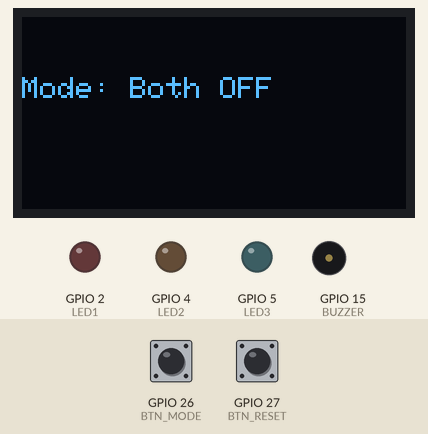
Simulated run of this program. Board: ESP32. Shown: 128×64 one-colour display, output pins drawn as LEDs (lit = HIGH), buzzer (waves = sounding). The test bench sets the inputs (shaded band); at power-on: GPIO 27 (BTN_RESET) HIGH, GPIO 26 (BTN_MODE) HIGH.

Above: at 1.2 s.
1.3 s: GPIO 27 (BTN_RESET) pulled LOW for 0.15 s
At 1.9 s:
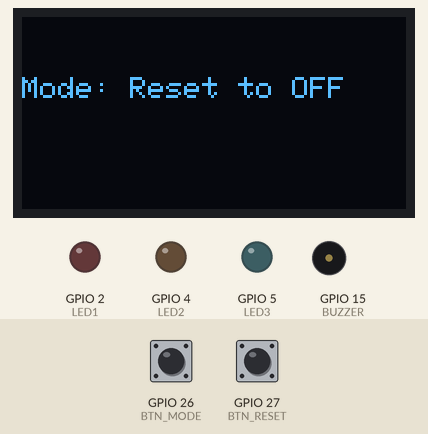
3.0 s: GPIO 26 (BTN_MODE) pulled LOW for 0.15 s
At 3.5 s:
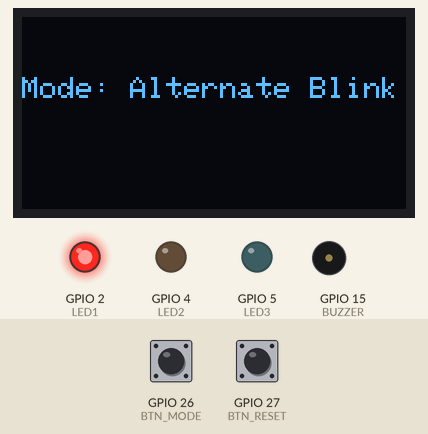
4.6 s: GPIO 26 (BTN_MODE) pulled LOW for 1 s
At 5.5 s:
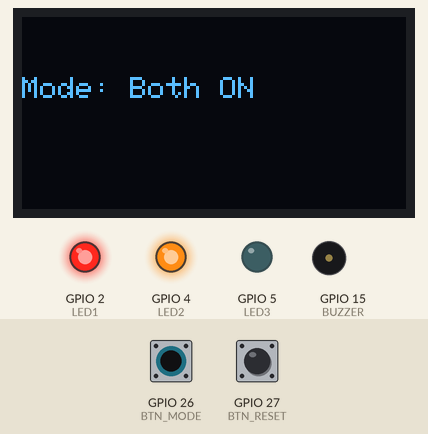
7.1 s: GPIO 26 (BTN_MODE) pulled LOW for 0.15 s
At 7.4 s:
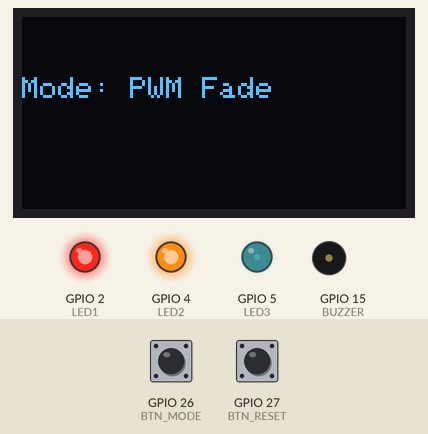
7.8 s: GPIO 26 (BTN_MODE) pulled LOW for 3.2 s
At 9.1 s:
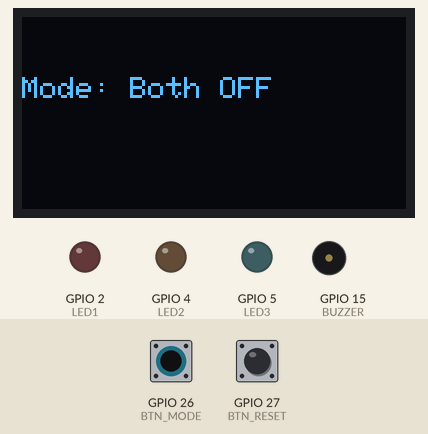
12.5 s: GPIO 27 (BTN_RESET) pulled LOW for 1 s
At 12.62 s:
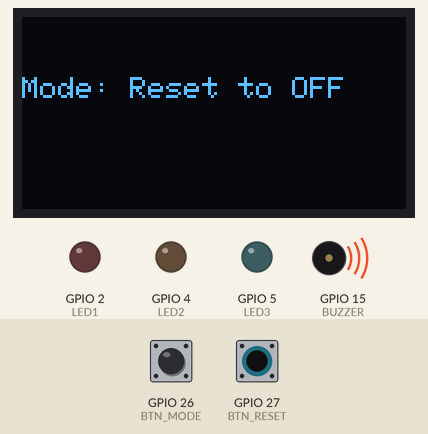
Timing chart, 0 to 15.5 s (numbered marks = the images above; inputs shaded):
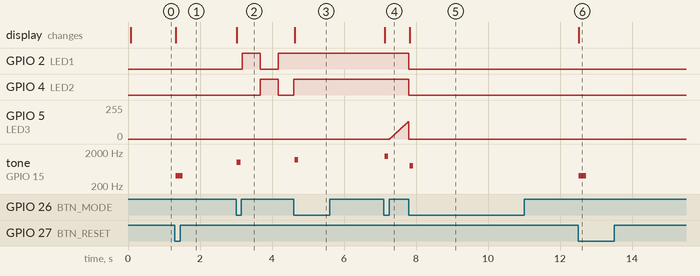

Measured:
- after the input at 1.3 s, tone on GPIO 15 (BUZZER): silent → 400 Hz at once, → silent 0.20 s later; the display: changes at once (image 1)
- after the input at 3.0 s, GPIO 2 (LED1): LOW → HIGH after 0.18 s, → LOW 0.50 s later, → HIGH 0.50 s later; GPIO 4 (LED2): LOW → HIGH after 0.68 s, → LOW 0.50 s later; tone on GPIO 15 (BUZZER): silent → 1000 Hz at once, → silent 0.10 s later; the display: first differs from a run without the input at once (image 2)
- after the input at 4.6 s, GPIO 2 (LED1): stops changing and stays HIGH; tone on GPIO 15 (BUZZER): silent → 1200 Hz at once, → silent 0.10 s later; the display: first differs from a run without the input at once (image 3)
- after the input at 7.1 s, GPIO 5 (LED3): moves from 0/255 to 129/255 over 0.50 s, starting after 0.18 s; tone on GPIO 15 (BUZZER): silent → 1500 Hz at once, → silent 0.10 s later; the display: first differs from a run without the input at once (image 4)
- after the input at 7.8 s, GPIO 2 (LED1), GPIO 4 (LED2): HIGH → LOW at once; tone on GPIO 15 (BUZZER): silent → 800 Hz at once, → silent 0.10 s later; the display: changes at once (image 5)
- after the input at 12.5 s, tone on GPIO 15 (BUZZER): silent → 400 Hz at once, → silent 0.20 s later; the display: changes at once (image 6)

The program:

main.cpp
```cpp
/*
  Project: LED Mode Controller with OLED and Buzzer (Interrupt + LEDC)
  Name: Umar Mushtaq
  Reg No: 23-NTU-CS-1077
  Date: 23-Oct-2025
*/

#include <Arduino.h>
#include <Wire.h>
#include <Adafruit_GFX.h>
#include <Adafruit_SSD1306.h>

// --- Pin definitions ---
#define LED1 2
#define LED2 4
#define LED3 5           // PWM LED (LEDC)
#define BTN_MODE 26
#define BTN_RESET 27
#define BUZZER 15

// --- OLED display ---
Adafruit_SSD1306 display(128, 64, &Wire, -1);

// --- Variables ---
volatile int mode = 0;
volatile bool modeChanged = false;
volatile bool resetPressed = false;

unsigned long prevMillis = 0;
unsigned long fadeMillis = 0;
bool ledState = false;

// --- LEDC PWM parameters ---
const int pwmChannel = 0;
const int freq = 5000;        // 5 kHz
const int resolution = 8;     // 8-bit resolution (0–255)
int brightness = 0;
int fadeAmount = 5;

// --- OLED Display Message ---
void showMsg(String msg) {
  display.clearDisplay();
  display.setTextSize(1);
  display.setTextColor(WHITE);
  display.setCursor(0, 20);
  display.print("Mode: ");
  display.println(msg);
  display.display();
}

// --- Beep buzzer ---
void beepBuzzer(int freq, int dur) {
  tone(BUZZER, freq, dur);
  delay(dur + 50);
  noTone(BUZZER);
}

// --- Interrupt Service Routines ---
void IRAM_ATTR handleModeButton() {
  static unsigned long lastPress = 0;
  unsigned long now = millis();
  if (now - lastPress > 200) {   // debounce
    modeChanged = true;
    lastPress = now;
  }
}

void IRAM_ATTR handleResetButton() {
  static unsigned long lastPress = 0;
  unsigned long now = millis();
  if (now - lastPress > 200) {   // debounce
    resetPressed = true;
    lastPress = now;
  }
}

void setup() {
  // Pin modes
  pinMode(LED1, OUTPUT);
  pinMode(LED2, OUTPUT);
  pinMode(BTN_MODE, INPUT_PULLUP);
  pinMode(BTN_RESET, INPUT_PULLUP);
  pinMode(BUZZER, OUTPUT);

  // OLED
  display.begin(SSD1306_SWITCHCAPVCC, 0x3C);
  display.clearDisplay();
  display.display();
  showMsg("Both OFF");

  // --- LEDC PWM Setup ---
  ledcSetup(pwmChannel, freq, resolution);
  ledcAttachPin(LED3, pwmChannel);
  ledcWrite(pwmChannel, 0);  // start with LED3 OFF

  // --- Attach Interrupts ---
  attachInterrupt(digitalPinToInterrupt(BTN_MODE), handleModeButton, FALLING);
  attachInterrupt(digitalPinToInterrupt(BTN_RESET), handleResetButton, FALLING);
}

void loop() {
  // Handle mode button press
  if (modeChanged) {
    modeChanged = false;
    mode++;
    if (mode > 4) mode = 1;

    switch (mode) {
      case 1:
        digitalWrite(LED1, LOW);
        digitalWrite(LED2, LOW);
        ledcWrite(pwmChannel, 0);
        showMsg("Both OFF");
        beepBuzzer(800, 100);
        break;

      case 2:
        showMsg("Alternate Blink");
        beepBuzzer(1000, 100);
        break;

      case 3:
        digitalWrite(LED1, HIGH);
        digitalWrite(LED2, HIGH);
        ledcWrite(pwmChannel, 0);
        showMsg("Both ON");
        beepBuzzer(1200, 100);
        break;

      case 4:
        showMsg("PWM Fade");
        beepBuzzer(1500, 100);
        break;
    }
  }

  // Handle reset
  if (resetPressed) {
    resetPressed = false;
    mode = 1;
    digitalWrite(LED1, LOW);
    digitalWrite(LED2, LOW);
    ledcWrite(pwmChannel, 0);
    showMsg("Reset to OFF");
    beepBuzzer(400, 200);
  }

  // --- Mode behaviors ---

  // Mode 2: Alternate Blink (non-blocking)
  if (mode == 2 && millis() - prevMillis >= 500) {
    prevMillis = millis();
    ledState = !ledState;
    digitalWrite(LED1, ledState);
    digitalWrite(LED2, !ledState);
  }

  // Mode 4: PWM Fade (non-blocking LEDC)
  if (mode == 4 && millis() - fadeMillis >= 20) {
    fadeMillis = millis();
    brightness += fadeAmount;
    if (brightness <= 0 || brightness >= 255) fadeAmount = -fadeAmount;
    ledcWrite(pwmChannel, brightness);
  }
}
```
